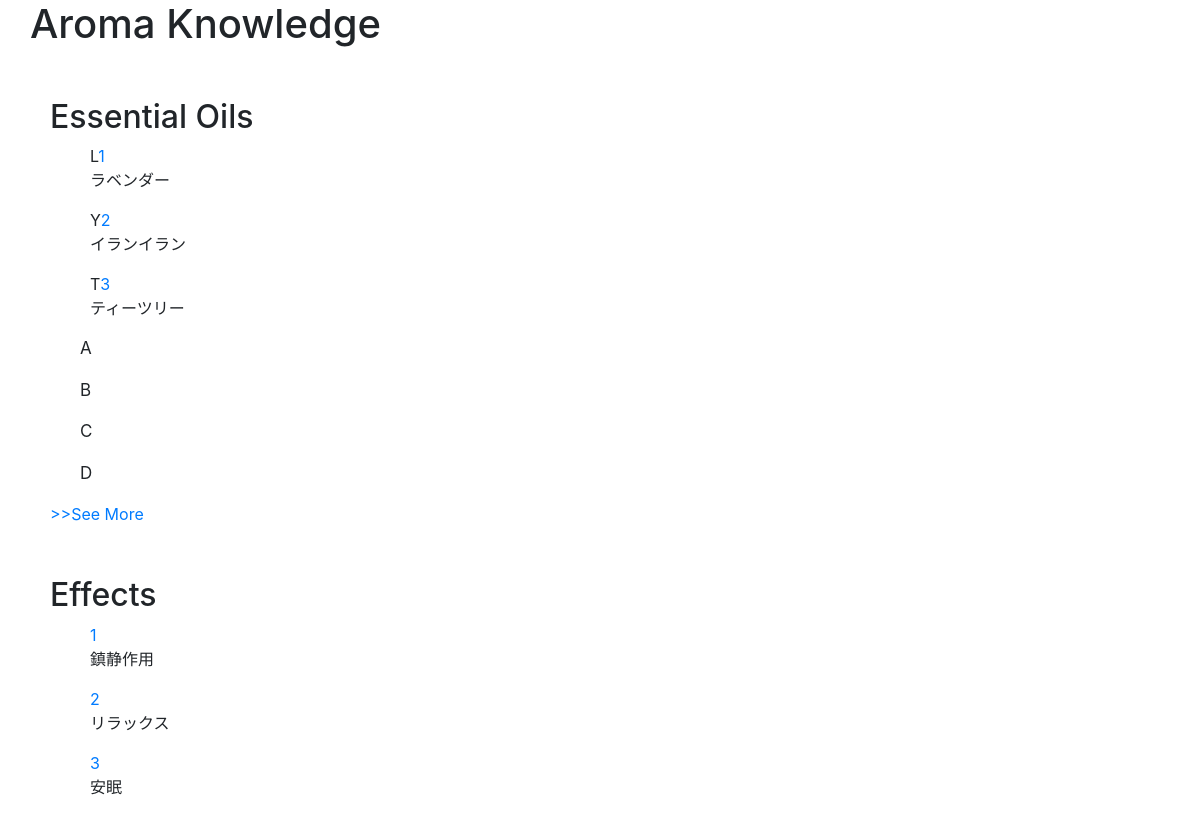
Before: / with the older database file.
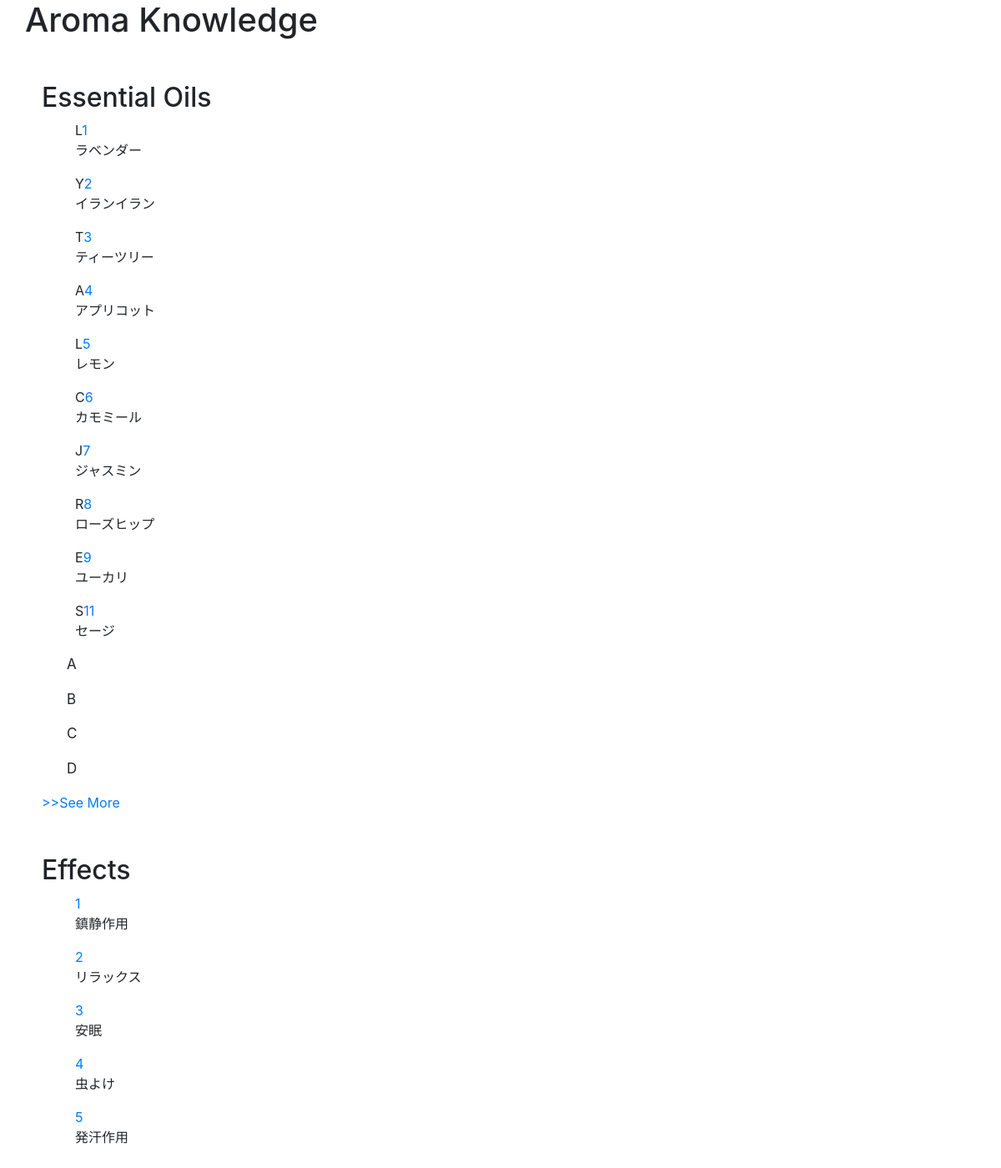
After: the same page with the newer database file.
### tables this page shows
CREATE TABLE `essential_oils` (
  `id` int(11) NOT NULL AUTO_INCREMENT,
  `name` varchar(255) NOT NULL,
  `scientific_name` varchar(255) NOT NULL,
  `plant_name` varchar(255) NOT NULL,
  `extraction` varchar(255) NOT NULL,
  `aroma` varchar(255) NOT NULL,
  `caution` varchar(255) NOT NULL,
  `english_name` varchar(255) NOT NULL,
  `image` varchar(255) NOT NULL,
  `created_at` timestamp NOT NULL DEFAULT CURRENT_TIMESTAMP,
  PRIMARY KEY (`id`)
);

CREATE TABLE `effects` (
  `id` int(11) NOT NULL AUTO_INCREMENT,
  `effect` varchar(255) NOT NULL,
  `content` varchar(255) NOT NULL,
  `caution` varchar(255) NOT NULL,
  `created_at` timestamp NOT NULL DEFAULT CURRENT_TIMESTAMP,
  PRIMARY KEY (`id`)
);

### index.php (called while the page is built)
<?php
    require_once 'DAOs/OilDAO.php';
    require_once 'DAOs/EffectDAO.php';
    $oils = OilDAO::get_all_oils();
    $effects = EffectDAO::get_all_effects();
    include_once 'views/index_view.php';

### DAOs/OilDAO.php (called while the page is built, shortened)
<?php
    class OilDAO {
        private static function get_connection(){
            $options = array(
                PDO::ATTR_ERRMODE => PDO::ERRMODE_EXCEPTION,
                PDO::ATTR_DEFAULT_FETCH_MODE => PDO::FETCH_CLASS,
                PDO::MYSQL_ATTR_INIT_COMMAND => 'SET NAMES utf8'
            );
            $pdo = new PDO('mysql:host=localhost;dbname=Eoil_app', 'root', '', $options);
            return $pdo;
        }
        public static function get_all_oils(){
            try{
                $pdo = self::get_connection();
                $stmt = $pdo->query('SELECT * FROM essential_oils');
                $stmt->setFetchMode(PDO::FETCH_CLASS|PDO::FETCH_PROPS_LATE, 'Oil');
                $oils = $stmt->fetchAll();
            }catch(PDOException $e){
            }finally{
                self::close_connection($pdo, $stmt);
            }
            return $oils;
        }
    }

### DAOs/EffectDAO.php (called while the page is built, shortened)
<?php
    class EffectDAO {
        private static function get_connection(){
            $options = array(
                PDO::ATTR_ERRMODE => PDO::ERRMODE_EXCEPTION,
                PDO::ATTR_DEFAULT_FETCH_MODE => PDO::FETCH_CLASS,
                PDO::MYSQL_ATTR_INIT_COMMAND => 'SET NAMES utf8'
            );
            $pdo = new PDO('mysql:host=localhost;dbname=Eoil_app', 'root', '', $options);
            return $pdo;
        }
        public static function get_all_effects(){
            try{
                $pdo = self::get_connection();
                $stmt = $pdo->query('SELECT * FROM effects');
                $stmt->setFetchMode(PDO::FETCH_CLASS|PDO::FETCH_PROPS_LATE, 'Effect');
                $effects = $stmt->fetchAll();
            }catch(PDOException $e){
            }finally{
                self::close_connection($pdo, $stmt);
            }
            return $effects;
        }
    }

### views/index_view.php (the view, shortened to what this page needs)
<!DOCTYPE html>
<html lang="ja">
    <head>
        <link rel="stylesheet" href="https://stackpath.bootstrapcdn.com/bootstrap/4.3.1/css/bootstrap.min.css">
        <link rel="stylesheet" href="css/style.css">
    </head>
    <body>
        <h1>Aroma Knowledge</h1>
        <div class="essential_oils">
            <h2>Essential Oils</h2>
            <?php foreach($oils as $oil): ?>
            <ul>
                <li><?= strtoupper(substr($oil->english_name, 0,1)) ?><a href="oil_detail.php?id=<?= $oil->id ?>"><?= $oil->id ?></a></li>
                <li><?= $oil->name ?></li>
            </ul>
            <?php endforeach; ?>
            <p>A</p>
            <p>B</p>
            <p>C</p>
            <p>D</p>
            <p1><a href="essential_oil_top.php">>>See More</a></p1>
        </div>
        <div class="effects">
            <h2>Effects</h2>
            <?php foreach($effects as $effect): ?>
            <ul>
                <li><a href="effect_detail.php?id=<?= $effect->id ?>"><?= $effect->id ?></a></li>
                <li><?= $effect->effect ?></li>
            </ul>
            <?php endforeach; ?>
        </div>
    </body>
</html>

### css/style.css (style rules this page uses)
h1 { padding-left: 30px; }
p { margin-left: 50px; }
.essential_oils, .effects, .relations { margin: 50px 50px; }
.essential_oils p, .effects p, .main p, .relations p { font-size: 17px; margin-left: 30px; }
.essential_oils ul, .effects ul, .relations ul { list-style: none; }

Changed rows visible on the page:
added essential_oils: english_name "A", id "4", name "アプリコット"
added essential_oils: english_name "L", id "5", name "レモン"
added essential_oils: english_name "C", id "6", name "カモミール"
added essential_oils: english_name "J", id "7", name "ジャスミン"
added essential_oils: english_name "R", id "8", name "ローズヒップ"
added essential_oils: english_name "E", id "9", name "ユーカリ"
added essential_oils: english_name "S", id "11", name "セージ"
added effects: id "4", effect "虫よけ"
added effects: id "5", effect "発汗作用"
